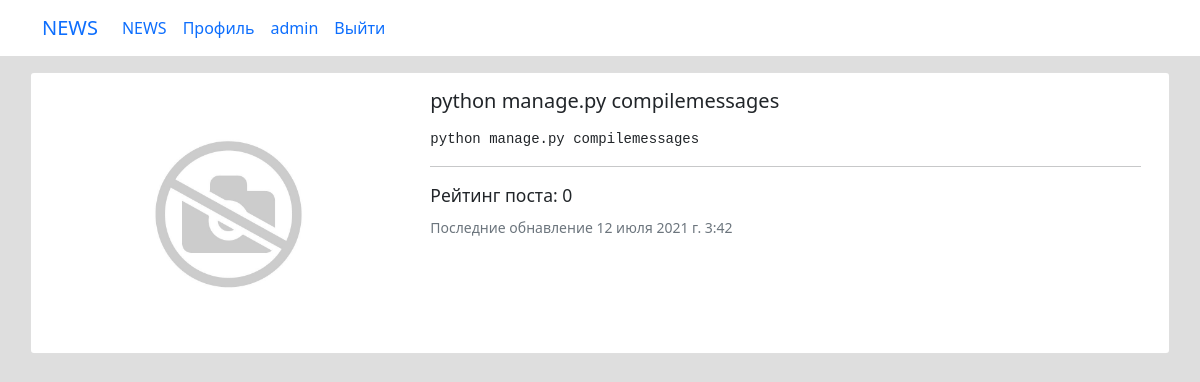
The app's page /news/205 (signed in) with its own data.
### news/models.py (models this page shows, shortened)
class Post(models.Model):
    PostAuthor = models.ForeignKey(Author, on_delete=models.CASCADE, verbose_name='Автор поста')
    PostNews = 'PN'
    PostArticle = 'PA'
    POSITIONS = [
        (PostArticle, 'Статья'),
        (PostNews, 'Новость'),
    ]
    postCategory = models.ManyToManyField(Category, verbose_name='Категория поста',  through='PostCategory')
    title = models.CharField(max_length=50, verbose_name='Название')
    positions = models.CharField(max_length=2, choices=POSITIONS, default=PostArticle, verbose_name='Тип поста')
    category_id = models.ForeignKey(Category, verbose_name='Категория', null=True, on_delete=models.CASCADE, related_name='category_id')
    data = models.DateTimeField(auto_now_add=True, verbose_name='Дата создания')
    data_update = models.DateTimeField(auto_now=True, verbose_name='Дата редактирования')
    photo = models.ImageField(upload_to='photos/%Y/%m/%d/', verbose_name='Фото', blank=True, default='/photos/def/1.jpg/')
    previewName = models.CharField(max_length=128, verbose_name='Превью поста')
    text = RichTextField(blank=True, null=True, verbose_name='Текст поста')
    rating = models.SmallIntegerField(default=0, verbose_name='Рейтинг')
    public = models.BooleanField(default=True, verbose_name='Опубликовано')
    comments = GenericRelation(Comment)
    class Meta:
        verbose_name = 'Пост'
        verbose_name_plural = 'Посты'

### news/views.py (the view)
# urls.py: path('<int:pk>', new.as_view(), name='news_detail'),
class new(LoginRequiredMixin, PermissionRequiredMixin, DetailView):
    model = Post
    template_name = 'new_home.html'
    context_object_name = 'new'
    permission_required = 'news.view_post'
    def get_context_data(self, **kwargs):
        context = super().get_context_data(**kwargs)
        context['pc_post'] = PostCategory.objects.filter(pcPost=self.kwargs['pk'])
        return context
    def get_object(self, *args, **kwargs):
        obj = cache.get(f"new-{self.kwargs['pk']}", None)
        if not obj:
            obj = super().get_object(queryset=self.get_queryset())
            cache.set(f"new-{self.kwargs['pk']}", obj)
        return obj

### templates/new_home.html (shortened to what this page needs)
<!doctype html>
<html lang="en">
<head>{% extends 'flatpages/base.html' %} {% load custom_filters %} {% load comment_tags %}
{%block content%}
<div class="card mb-3" style="max-width: 1920px;">
    <div class="row g-0">
        <div class="col-md-4">
            {%if new.photo%}
            <img src="{{new.photo.url}}" class="img-fluid rounded-start" alt="...">
            {%endif%}
        </div>
        <div class="col-md-8">
            <div class="card-body">
                <h5 class="card-title">{{new.title}}</h5>
                <p class="card-text">{{new.text|safe}}</p>
                <hr>
                <h5 class="card-text"><small class="text-dark">Рейтинг поста: {{new.rating}}</small></h5>
                <p class="card-text"><small class="text-muted">Последние обнавление {{new.data_update}}</small></p>
            </div>
        </div>
    </div>
</div>
{%endblock%}

### records on screen
Post: photo (picture), title "python manage.py compilemessages", text "python manage.py compilemessages", rating "0", data_update "12 июля 2021 г. 3:42"
